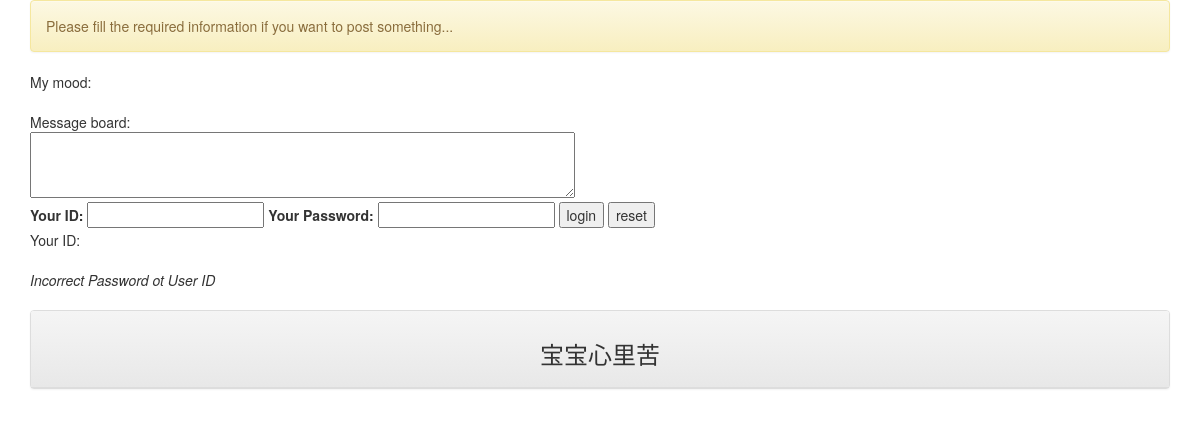
Before: / with the older database file.
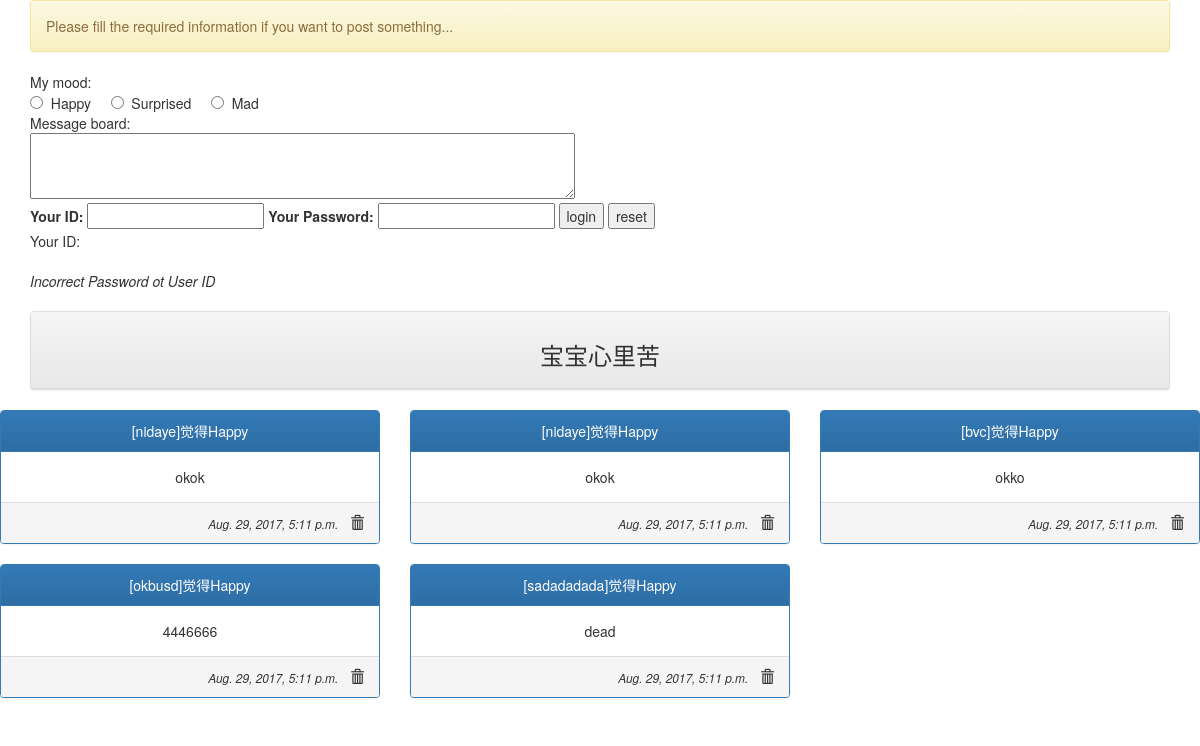
After: the same page with the newer database file.
### mysite/models.py (models this page shows, shortened)
class Mood(models.Model):
	status = models.CharField(
		max_length=10,
		null=False)
	def __str__(self):
		return self.status

class Post(models.Model):
	mood = models.ForeignKey(Mood, on_delete=models.CASCADE)
	nickname = models.CharField(
		max_length=10,
		default='Unknow user'
	)
	message = models.TextField(null=False)
	del_pass = models.CharField(max_length=10)
	pub_time = models.DateTimeField(auto_now=True)
	enabled = models.BooleanField(default=False)

### mysite/views.py (the view, shortened to what this page needs)
# urls.py: url(r'^$', index, name='index'),
def index(request, pid=None, del_pass=None):
	template = get_template('index.html')
	posts = Post.objects.filter(enabled=True).order_by('-pub_time')[:30]
	moods = Mood.objects.all()
	try:
		user_id = request.GET['user_id']
		user_pass = request.GET['user_pass']
		ur_post = request.GET['user_post']
		ur_mood = request.GET['mood']
	except:
		user_id = None
		message = 'Please fill the required information if you want to post something...'
	html = template.render(locals())
	return HttpResponse(html)

### templates/index.html (shortened to what this page needs)
{% extends 'base.html' %}
{% block content %}
    <div class="container">
        {% if message %}
            <div class="alert alert-warning">{{ message }}</div>
        {% endif %}
        <form name="my form" action="/" method="GET">
            My mood: <br>
            {% for m in moods %}
                <input type="radio" name="mood" value="{{ m.status }}">&nbsp;&nbsp;{{ m.status }}&nbsp;&nbsp;&nbsp;&nbsp;
            {% endfor %}<br>
            Message board:<br>
            <textarea name="user_post" rows=3 cols=70 ></textarea><br>
            <label for="user_id"> Your ID: </label>
            <input id="user_id" type="text" name="user_id">
            <label for="user_pass"> Your Password: </label>
            <input id="user_pass" type="password" name="user_pass">
            <input type="submit" value="login">
            <input type="reset" value="reset">
        </form>
        Your ID: {{ urid }}<br><br>
        {% if verified %}
            <em>You have passed the verification</em><br><br>
        {% else %}
            <em> Incorrect Password ot User ID </em><br><br>
        {% endif %}
        <div class="row">
            <div class="col-md-12">
                <div class="panel panel-default">
                    <div class="panel-heading" align="center">
                        <h3> 宝宝心里苦</h3>
                    </div>
                </div>
            </div>
        </div>
    </div>
    {% for p in posts %}
            {% cycle "<div class='row' > <div class='col-md-4'>"  "<div class='col-md-4'>" "<div class='col-md-4'>"%}
            <div class="panel panel-primary" align="center">
                <div class="panel-heading" align='center'>[{{ p.nickname }}]觉得{{ p.mood }}</div>
                <div class="panel-body">{{ p.message|linebreaksbr }}</div>
                <div class="panel-footer" align="right"><i><small>{{ p.pub_time }}</small></i>
                    &nbsp;&nbsp;<span class="glyphicon glyphicon-trash" onclick="go_delete({{ p.id }})"></span>
                </div>
            </div>
            </div>
            {% cycle "" "" "</div>" %}
        {% endfor %}
{% endblock %}

### templates/base.html (shortened to what this page needs)
<!DOCTYPE html>
<html lang="en">
<head>
</head>
    <link rel="stylesheet" href="https://cdn.bootcss.com/bootstrap/3.3.7/css/bootstrap.min.css"
>
    <link rel="stylesheet" href="https://cdn.bootcss.com/bootstrap/3.3.7/css/bootstrap-theme.min.css"
>
<body>
    {% block content %}{% endblock %}
</body>
</html>

Changed rows visible on the page:
added Mood: status "Happy"
added Mood: status "Surprised"
added Mood: status "Mad"
added Post: nickname "nidaye", mood "Happy", message "okok", pub_time "Aug. 29, 2017, 5:11 p.m."
added Post: nickname "nidaye", mood "Happy", message "okok", pub_time "Aug. 29, 2017, 5:11 p.m."
added Post: nickname "bvc", mood "Happy", message "okko", pub_time "Aug. 29, 2017, 5:11 p.m."
added Post: nickname "okbusd", mood "Happy", message "4446666", pub_time "Aug. 29, 2017, 5:11 p.m."
added Post: nickname "sadadadada", mood "Happy", message "dead", pub_time "Aug. 29, 2017, 5:11 p.m."
